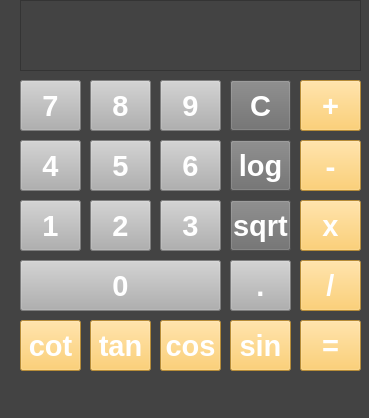
<?xml version="1.0" encoding="UTF-8"?>
<ui version="4.0">
 <class>MainWindow</class>
 <widget class="QMainWindow" name="MainWindow">
  <property name="geometry">
   <rect>
    <x>0</x>
    <y>0</y>
    <width>369</width>
    <height>418</height>
   </rect>
  </property>
  <property name="font">
   <font>
    <family>MRT_Vanilla</family>
    <pointsize>22</pointsize>
    <bold>true</bold>
   </font>
  </property>
  <property name="windowTitle">
   <string>MainWindow</string>
  </property>
  <property name="styleSheet">
   <string notr="true">background-color: rgb(67, 67, 67);</string>
  </property>
  <widget class="QWidget" name="centralwidget">
   <widget class="QToolButton" name="Sub">
    <property name="geometry">
     <rect>
      <x>300</x>
      <y>140</y>
      <width>61</width>
      <height>51</height>
     </rect>
    </property>
    <property name="font">
     <font>
      <family>MRT_Vanilla</family>
      <pointsize>22</pointsize>
      <bold>true</bold>
     </font>
    </property>
    <property name="styleSheet">
     <string notr="true">background-color: rgb(255, 196, 78);
border-color: rgb(0, 0, 0);
color: rgb(255, 255, 255);</string>
    </property>
    <property name="text">
     <string>-</string>
    </property>
   </widget>
   <widget class="QToolButton" name="Sum">
    <property name="geometry">
     <rect>
      <x>300</x>
      <y>80</y>
      <width>61</width>
      <height>51</height>
     </rect>
    </property>
    <property name="font">
     <font>
      <pointsize>22</pointsize>
      <bold>true</bold>
     </font>
    </property>
    <property name="styleSheet">
     <string notr="true">background-color: rgb(255, 196, 78);
color: rgb(255, 255, 255);</string>
    </property>
    <property name="text">
     <string>+</string>
    </property>
   </widget>
   <widget class="QToolButton" name="Mul">
    <property name="geometry">
     <rect>
      <x>300</x>
      <y>200</y>
      <width>61</width>
      <height>51</height>
     </rect>
    </property>
    <property name="font">
     <font>
      <pointsize>22</pointsize>
      <bold>true</bold>
     </font>
    </property>
    <property name="styleSheet">
     <string notr="true">background-color: rgb(255, 196, 78);
border-color: rgb(0, 0, 0);
color: rgb(255, 255, 255);</string>
    </property>
    <property name="text">
     <string>x</string>
    </property>
   </widget>
   <widget class="QToolButton" name="Div">
    <property name="geometry">
     <rect>
      <x>300</x>
      <y>260</y>
      <width>61</width>
      <height>51</height>
     </rect>
    </property>
    <property name="font">
     <font>
      <pointsize>22</pointsize>
      <bold>true</bold>
     </font>
    </property>
    <property name="styleSheet">
     <string notr="true">background-color: rgb(255, 196, 78);
color: rgb(255, 255, 255);</string>
    </property>
    <property name="text">
     <string>/</string>
    </property>
   </widget>
   <widget class="QToolButton" name="Equ">
    <property name="geometry">
     <rect>
      <x>300</x>
      <y>320</y>
      <width>61</width>
      <height>51</height>
     </rect>
    </property>
    <property name="font">
     <font>
      <pointsize>22</pointsize>
      <bold>true</bold>
     </font>
    </property>
    <property name="styleSheet">
     <string notr="true">background-color: rgb(255, 196, 78);
border-color: rgb(0, 0, 0);
color: rgb(255, 255, 255);</string>
    </property>
    <property name="text">
     <string>=</string>
    </property>
   </widget>
   <widget class="QToolButton" name="sin">
    <property name="geometry">
     <rect>
      <x>230</x>
      <y>320</y>
      <width>61</width>
      <height>51</height>
     </rect>
    </property>
    <property name="font">
     <font>
      <pointsize>22</pointsize>
      <bold>true</bold>
     </font>
    </property>
    <property name="styleSheet">
     <string notr="true">background-color: rgb(255, 196, 78);
border-color: rgb(0, 0, 0);
color: rgb(255, 255, 255);</string>
    </property>
    <property name="text">
     <string>sin</string>
    </property>
   </widget>
   <widget class="QToolButton" name="cos">
    <property name="geometry">
     <rect>
      <x>160</x>
      <y>320</y>
      <width>61</width>
      <height>51</height>
     </rect>
    </property>
    <property name="font">
     <font>
      <pointsize>22</pointsize>
      <bold>true</bold>
     </font>
    </property>
    <property name="styleSheet">
     <string notr="true">background-color: rgb(255, 196, 78);
border-color: rgb(0, 0, 0);
color: rgb(255, 255, 255);</string>
    </property>
    <property name="text">
     <string>cos</string>
    </property>
   </widget>
   <widget class="QToolButton" name="tan">
    <property name="geometry">
     <rect>
      <x>90</x>
      <y>320</y>
      <width>61</width>
      <height>51</height>
     </rect>
    </property>
    <property name="font">
     <font>
      <pointsize>22</pointsize>
      <bold>true</bold>
     </font>
    </property>
    <property name="styleSheet">
     <string notr="true">background-color: rgb(255, 196, 78);
border-color: rgb(0, 0, 0);
color: rgb(255, 255, 255);</string>
    </property>
    <property name="text">
     <string>tan</string>
    </property>
   </widget>
   <widget class="QToolButton" name="log">
    <property name="geometry">
     <rect>
      <x>230</x>
      <y>140</y>
      <width>61</width>
      <height>51</height>
     </rect>
    </property>
    <property name="font">
     <font>
      <pointsize>22</pointsize>
      <bold>true</bold>
     </font>
    </property>
    <property name="styleSheet">
     <string notr="true">background-color: rgb(108, 108, 108);
border-color: rgb(0, 0, 0);
color: rgb(255, 255, 255);</string>
    </property>
    <property name="text">
     <string>log</string>
    </property>
   </widget>
   <widget class="QToolButton" name="sqrt">
    <property name="geometry">
     <rect>
      <x>230</x>
      <y>200</y>
      <width>61</width>
      <height>51</height>
     </rect>
    </property>
    <property name="font">
     <font>
      <pointsize>22</pointsize>
      <bold>true</bold>
     </font>
    </property>
    <property name="styleSheet">
     <string notr="true">background-color: rgb(108, 108, 108);
border-color: rgb(0, 0, 0);
color: rgb(255, 255, 255);</string>
    </property>
    <property name="text">
     <string>sqrt</string>
    </property>
   </widget>
   <widget class="QToolButton" name="cot">
    <property name="geometry">
     <rect>
      <x>20</x>
      <y>320</y>
      <width>61</width>
      <height>51</height>
     </rect>
    </property>
    <property name="font">
     <font>
      <pointsize>22</pointsize>
      <bold>true</bold>
     </font>
    </property>
    <property name="styleSheet">
     <string notr="true">background-color: rgb(255, 196, 78);
border-color: rgb(0, 0, 0);
color: rgb(255, 255, 255);</string>
    </property>
    <property name="text">
     <string>cot</string>
    </property>
   </widget>
   <widget class="QTextEdit" name="Show_screen">
    <property name="geometry">
     <rect>
      <x>20</x>
      <y>0</y>
      <width>341</width>
      <height>71</height>
     </rect>
    </property>
    <property name="font">
     <font>
      <pointsize>20</pointsize>
     </font>
    </property>
    <property name="styleSheet">
     <string notr="true">color: rgb(255, 255, 255);</string>
    </property>
   </widget>
   <widget class="QToolButton" name="zero">
    <property name="geometry">
     <rect>
      <x>20</x>
      <y>260</y>
      <width>201</width>
      <height>51</height>
     </rect>
    </property>
    <property name="font">
     <font>
      <pointsize>22</pointsize>
      <bold>true</bold>
     </font>
    </property>
    <property name="styleSheet">
     <string notr="true">background-color: rgb(176, 176, 176);
border-color: rgb(0, 0, 0);
color: rgb(255, 255, 255);</string>
    </property>
    <property name="text">
     <string>0</string>
    </property>
   </widget>
   <widget class="QToolButton" name="point">
    <property name="geometry">
     <rect>
      <x>230</x>
      <y>260</y>
      <width>61</width>
      <height>51</height>
     </rect>
    </property>
    <property name="font">
     <font>
      <pointsize>22</pointsize>
      <bold>true</bold>
     </font>
    </property>
    <property name="styleSheet">
     <string notr="true">background-color: rgb(176, 176, 176);
border-color: rgb(0, 0, 0);
color: rgb(255, 255, 255);</string>
    </property>
    <property name="text">
     <string>.</string>
    </property>
   </widget>
   <widget class="QToolButton" name="one">
    <property name="geometry">
     <rect>
      <x>20</x>
      <y>200</y>
      <width>61</width>
      <height>51</height>
     </rect>
    </property>
    <property name="font">
     <font>
      <pointsize>22</pointsize>
      <bold>true</bold>
     </font>
    </property>
    <property name="styleSheet">
     <string notr="true">background-color: rgb(176, 176, 176);
border-color: rgb(0, 0, 0);
color: rgb(255, 255, 255);</string>
    </property>
    <property name="text">
     <string>1</string>
    </property>
   </widget>
   <widget class="QToolButton" name="two">
    <property name="geometry">
     <rect>
      <x>90</x>
      <y>200</y>
      <width>61</width>
      <height>51</height>
     </rect>
    </property>
    <property name="font">
     <font>
      <pointsize>22</pointsize>
      <bold>true</bold>
     </font>
    </property>
    <property name="styleSheet">
     <string notr="true">background-color: rgb(176, 176, 176);
border-color: rgb(0, 0, 0);
color: rgb(255, 255, 255);</string>
    </property>
    <property name="text">
     <string>2</string>
    </property>
   </widget>
   <widget class="QToolButton" name="three">
    <property name="geometry">
     <rect>
      <x>160</x>
      <y>200</y>
      <width>61</width>
      <height>51</height>
     </rect>
    </property>
    <property name="font">
     <font>
      <pointsize>22</pointsize>
      <bold>true</bold>
     </font>
    </property>
    <property name="styleSheet">
     <string notr="true">background-color: rgb(176, 176, 176);
border-color: rgb(0, 0, 0);
color: rgb(255, 255, 255);</string>
    </property>
    <property name="text">
     <string>3</string>
    </property>
   </widget>
   <widget class="QToolButton" name="six">
    <property name="geometry">
     <rect>
      <x>160</x>
      <y>140</y>
      <width>61</width>
      <height>51</height>
     </rect>
    </property>
    <property name="font">
     <font>
      <pointsize>22</pointsize>
      <bold>true</bold>
     </font>
    </property>
    <property name="styleSheet">
     <string notr="true">background-color: rgb(176, 176, 176);
border-color: rgb(0, 0, 0);
color: rgb(255, 255, 255);</string>
    </property>
    <property name="text">
     <string>6</string>
    </property>
   </widget>
   <widget class="QToolButton" name="four">
    <property name="geometry">
     <rect>
      <x>20</x>
      <y>140</y>
      <width>61</width>
      <height>51</height>
     </rect>
    </property>
    <property name="font">
     <font>
      <pointsize>22</pointsize>
      <bold>true</bold>
     </font>
    </property>
    <property name="styleSheet">
     <string notr="true">background-color: rgb(176, 176, 176);
border-color: rgb(0, 0, 0);
color: rgb(255, 255, 255);</string>
    </property>
    <property name="text">
     <string>4</string>
    </property>
   </widget>
   <widget class="QToolButton" name="five">
    <property name="geometry">
     <rect>
      <x>90</x>
      <y>140</y>
      <width>61</width>
      <height>51</height>
     </rect>
    </property>
    <property name="font">
     <font>
      <pointsize>22</pointsize>
      <bold>true</bold>
     </font>
    </property>
    <property name="styleSheet">
     <string notr="true">background-color: rgb(176, 176, 176);
border-color: rgb(0, 0, 0);
color: rgb(255, 255, 255);</string>
    </property>
    <property name="text">
     <string>5</string>
    </property>
   </widget>
   <widget class="QToolButton" name="nine">
    <property name="geometry">
     <rect>
      <x>160</x>
      <y>80</y>
      <width>61</width>
      <height>51</height>
     </rect>
    </property>
    <property name="font">
     <font>
      <pointsize>22</pointsize>
      <bold>true</bold>
     </font>
    </property>
    <property name="styleSheet">
     <string notr="true">background-color: rgb(176, 176, 176);
border-color: rgb(0, 0, 0);
color: rgb(255, 255, 255);</string>
    </property>
    <property name="text">
     <string>9</string>
    </property>
   </widget>
   <widget class="QToolButton" name="seven">
    <property name="geometry">
     <rect>
      <x>20</x>
      <y>80</y>
      <width>61</width>
      <height>51</height>
     </rect>
    </property>
    <property name="font">
     <font>
      <pointsize>22</pointsize>
      <bold>true</bold>
     </font>
    </property>
    <property name="styleSheet">
     <string notr="true">background-color: rgb(176, 176, 176);
border-color: rgb(0, 0, 0);
color: rgb(255, 255, 255);</string>
    </property>
    <property name="text">
     <string>7</string>
    </property>
   </widget>
   <widget class="QToolButton" name="eight">
    <property name="geometry">
     <rect>
      <x>90</x>
      <y>80</y>
      <width>61</width>
      <height>51</height>
     </rect>
    </property>
    <property name="font">
     <font>
      <pointsize>22</pointsize>
      <bold>true</bold>
     </font>
    </property>
    <property name="styleSheet">
     <string notr="true">background-color: rgb(176, 176, 176);
border-color: rgb(0, 0, 0);
color: rgb(255, 255, 255);</string>
    </property>
    <property name="text">
     <string>8</string>
    </property>
   </widget>
   <widget class="QToolButton" name="c_btn">
    <property name="geometry">
     <rect>
      <x>230</x>
      <y>80</y>
      <width>61</width>
      <height>51</height>
     </rect>
    </property>
    <property name="font">
     <font>
      <pointsize>22</pointsize>
      <bold>true</bold>
     </font>
    </property>
    <property name="styleSheet">
     <string notr="true">background-color: rgb(108, 108, 108);
border-color: rgb(0, 0, 0);
color: rgb(255, 255, 255);</string>
    </property>
    <property name="text">
     <string>C</string>
    </property>
   </widget>
  </widget>
  <widget class="QMenuBar" name="menubar">
   <property name="geometry">
    <rect>
     <x>0</x>
     <y>0</y>
     <width>369</width>
     <height>22</height>
    </rect>
   </property>
  </widget>
  <widget class="QStatusBar" name="statusbar"/>
 </widget>
 <resources/>
 <connections/>
</ui>
